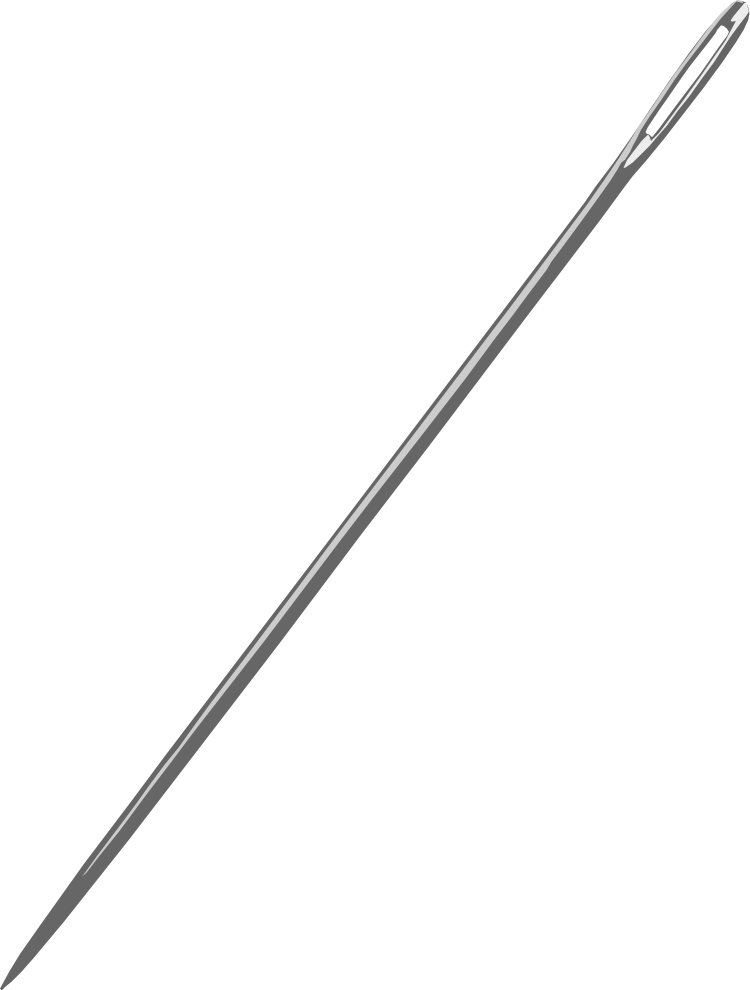
#> input picture figuras/Pycharm_Papoulis_Probability_Report/buffon_needle_3.png, 3000 x 3959 px (shown at 1/4 size)
$ python buffon_needle_long.py
#> lines starting #> are read from the running program, lines starting #| are printed output that depends on the picture
import matplotlib.pyplot as plt
import numpy as np
import math
from matplotlib import patches
from matplotlib import transforms
import matplotlib.colors as colors

from matplotlib import cm
from matplotlib import rc


__author__ = 'ernesto'

# if use latex or mathtext
rc('text', usetex=False)
rc('mathtext', fontset='cm')

# colors from coolwarm
cNorm = colors.Normalize(vmin=0, vmax=1)
scalarMap = cm.ScalarMappable(norm=cNorm, cmap=cm.coolwarm)
col10 = scalarMap.to_rgba(0)
col11 = scalarMap.to_rgba(0.2)
col20 = scalarMap.to_rgba(1)
col21 = scalarMap.to_rgba(0.85)
col22 = scalarMap.to_rgba(0.7)

# read image
im = 'buffon_needle_3.png'
img = plt.imread(im)
#> img is the input picture: shape (3959, 3000, 4) float32; mean R, G, B, A 0.0181, 0.0181, 0.0181, 0.0356

# image parameters
img_height = 25
img_width = img_height * img.shape[1] / img.shape[0]
#> img_width = 18.94
# needle original angle (radians)
theta = math.atan(img.shape[0]/img.shape[1])
#> theta = 0.922
# needle length
l = math.sqrt(img_height**2 + img_width**2)
#> l = 31.37

# axis span
x_max = 35
y_max = 42

# lines y-coordinate
n_lines = 3  # number of lines
start_gap = 1  # y-coordinate of the first lines
d = (y_max - 2 * start_gap) / (n_lines - 1)  # distance between lines
lines_y = start_gap + np.arange(n_lines) * d  # y-coordinate of lines

# needle 1 position
x1_start = 8
y1_start = lines_y[1]
# needle 1 angle
theta1 = math.asin(d/l)
#> theta1 = 0.691
rot1 = transforms.Affine2D().rotate_around(x1_start, y1_start, theta1 - theta)
# needle 2 height and width
img1_height = l * math.sin(theta1)
#> img1_height = 20
img1_width = l * math.cos(theta1)
#> img1_width = 24.16

# needle 2 position
x2_start = 3
y2_start = start_gap
# needle 2 angle
theta2 = theta1 * 0.6
#> theta2 = 0.415
rot2 = transforms.Affine2D().rotate_around(x2_start, y2_start, theta2 - theta)
# needle 2 height and width
img2_height = l * math.sin(theta2)
#> img2_height = 12.64
img2_width = l * math.cos(theta2)
#> img2_width = 28.71


# needle center
x2c = x2_start + img2_width / 2
#> x2c = 17.35
y2c = y2_start + img2_height / 2
#> y2c = 7.32

# needle size mark
r = 4  # distance from the needle
s = 1  # lines of the borders

# parameters for plot
dashes = (5, 2)
fontsize = 14

# plot
fig = plt.figure(0, figsize=(10, 5), frameon=False)
ax = plt.subplot2grid((1, 10), (0, 0), rowspan=1, colspan=5)
ax.set_xlim(0, x_max)
ax.set_ylim(0, y_max)

# plot lines
plt.plot([0, x_max], [lines_y, lines_y], color=col10, lw=2)

# plot angle arc 1
arc1 = patches.Arc((x1_start, y1_start), 10, 10, angle=0, theta1=0, theta2=theta1 * 180 / math.pi, linewidth=1,
                   fill=False, zorder=1)
ax.add_patch(arc1)
plt.text(x1_start + 6 * math.cos(theta1/2), y1_start + 6 * math.sin(theta1/2), r'$\theta=\arcsin\;\dfrac{d}{l}$',
         fontsize=fontsize, ha='left', va='center')

# plot angle arc 2
arc2 = patches.Arc((x2_start, y2_start), 10, 10, angle=0, theta1=0, theta2=theta2 * 180 / math.pi, linewidth=1,
                   fill=False, zorder=1)
ax.add_patch(arc2)
plt.text(x2_start + 6 * math.cos(theta2/2), y2_start + 6 * math.sin(theta2/2), r'$\theta$', fontsize=fontsize,
         ha='left', va='center')

# show needle 1 image
ax.imshow(img, transform=rot1 + ax.transData,
          extent=[x1_start, x1_start + img_width, y1_start, y1_start + img_height], zorder=2)

# show needle 2 image
ax.imshow(img, transform=rot2 + ax.transData,
          extent=[x2_start, x2_start + img_width, y2_start, y2_start + img_height], zorder=2)

# mark needle 1 center
plt.plot(x2c, y2c, 'k.', markersize=6, zorder=3)
plt.plot([x2c, x2c], [lines_y[0], y2c], 'k--', lw=1, dashes=dashes)
plt.text(x2c + 1, (lines_y[0] + y2c) / 2, r'$z=\dfrac{l}{2}\;\sin\;\theta$', fontsize=fontsize, ha='left', va='center')

# plot distance between lines
xl = 2
plt.plot((x1_start + img1_width) * np.array([1, 1]), lines_y[1] + np.array([0, img1_height]),
         'k--', lw=1, dashes=dashes)
plt.text(x1_start + img1_width + 1, lines_y[1] + img1_height / 2, r'$d$', fontsize=fontsize, ha='left', va='center')

# plot needle 2 size marker
xm = x2_start - r * math.sin(theta2)
#> xm = 1.39
ym = y2_start + r * math.cos(theta2)
#> ym = 4.66
plt.plot(xm + np.array([0, img2_width]), ym + np.array([0, img2_height]), 'k--', lw=1, dashes=dashes)
plt.plot(xm + s * math.sin(theta2) * np.array([-1, 1]),
         ym + s * math.cos(theta2) * np.array([1, -1]),
         'k-', lw=1)
plt.plot(xm + img2_width + s * math.sin(theta2) * np.array([-1, 1]),
         ym + img2_height + s * math.cos(theta2) * np.array([1, -1]),
         'k-', lw=1)
plt.text(xm + img2_width / 2 - 1 * math.sin(theta2), ym + img2_height / 2 + 1 * math.cos(theta2), r'$l$',
         fontsize=fontsize, ha='center', va='baseline')

plt.axis('off')

# SAMPLE SPACE PLOT

# scale l and d
f = 10
l /= f
#> l = 3.14
d /= f

# axis limits
z_max = l / 2
#> z_max = 1.57
t_max = math.pi / 2

delta_ax = 0.3
z_ax_min = -0.1
z_ax_max = z_max + delta_ax
t_ax_min = -0.1
t_ax_max = t_max + delta_ax

# theta vector
ts = np.linspace(0, t_max, 100)
sin_ts = (l / 2) * np.sin(ts)
zs = np.linspace(0, d/2, 100)
asin_zs = np.arcsin(2 * zs / l)

ax = plt.subplot2grid((1, 10), (0, 5), rowspan=1, colspan=5)
plt.axis([z_ax_min, z_ax_max, t_ax_min, t_ax_max])
# axis arrows
plt.annotate("", xytext=(z_ax_min, 0), xycoords='data', xy=(z_ax_max, 0), textcoords='data',
             arrowprops=dict(width=0.2, headwidth=6, headlength=8, facecolor='black', shrink=0.002))
plt.annotate("", xytext=(0, t_ax_min), xycoords='data', xy=(0, t_ax_max), textcoords='data',
             arrowprops=dict(width=0.2, headwidth=6, headlength=8, facecolor='black', shrink=0.002))

plt.plot([d/2, d/2], [0, t_max], color=col10, lw=2)
plt.plot([0, d/2], [t_max, t_max], color=col10, lw=2)
plt.plot(sin_ts, ts, color=col20, lw=2)

ax.fill_between([0, d/2], math.asin(d/l) * np.array([1, 1]), t_max, color=col21)
ax.fill_between(zs, asin_zs, math.asin(d/l), color=col22)


# z labels
z_baseline = -0.14
plt.text(z_ax_max, z_baseline, r'$z$', fontsize=fontsize, ha='center', va='baseline')
plt.text(d/2, z_baseline, r'$\dfrac{d}{2}$', fontsize=fontsize, ha='center', va='baseline')
plt.text(-0.05, z_baseline, r'$0$', fontsize=fontsize, ha='right', va='baseline')
plt.plot([l/2, l/2], [0, math.pi/2], 'k--', lw=1, dashes=dashes)
plt.text(l/2, z_baseline, r'$\dfrac{l}{2}$', fontsize=fontsize, ha='center', va='baseline')

# theta labels
plt.text(-0.05, t_ax_max, r'$\theta$', fontsize=fontsize, ha='right', va='center')
plt.text(-0.05, math.pi/2, r'$\dfrac{\pi}{2}$', fontsize=fontsize, ha='right', va='center')
plt.plot([0, math.pi/2], [l/2, l/2], 'k--', lw=1, dashes=dashes, zorder=1)
plt.plot([0, d/2], math.asin(d/l) * np.array([1, 1]), 'k--', lw=1, dashes=dashes)
plt.text(-0.05, math.asin(d/l), r'$\arcsin\;\dfrac{d}{l}$', fontsize=fontsize, ha='right', va='center')

plt.text(d/2, math.pi/2, r'$\Omega$', fontsize=fontsize, ha='right', va='bottom', color=col10)
z1 = 1.16
plt.annotate(r'$z=\dfrac{l}{2}\;\sin\;\theta$', xytext=((d+l)/4, 0.45), xycoords='data', xy=(z1, math.asin(2*z1/l)),
             textcoords='data', fontsize=fontsize, va="center", ha="center",
             arrowprops=dict(arrowstyle="-|>, head_width=0.1, head_length=0.4", facecolor='black', relpos=(0.4, 1),
                             patchA=None, patchB=None, shrinkA=4, shrinkB=1))

plt.text(d/4, (math.pi/2+math.asin(d/l)) / 2, r'$D_1$', fontsize=fontsize, ha='center', va='center')
plt.text(d/4, 0.75*math.asin(d/l), r'$D_2$', fontsize=fontsize, ha='center', va='center')


plt.axis('off')
plt.savefig('buffon_needle_long.pdf', bbox_inches='tight', dpi=900)
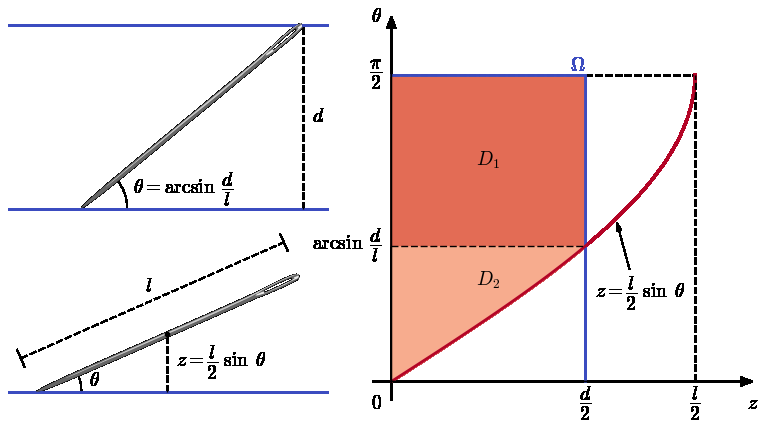
#> figure drawn by matplotlib, 2 panels
plt.show()
